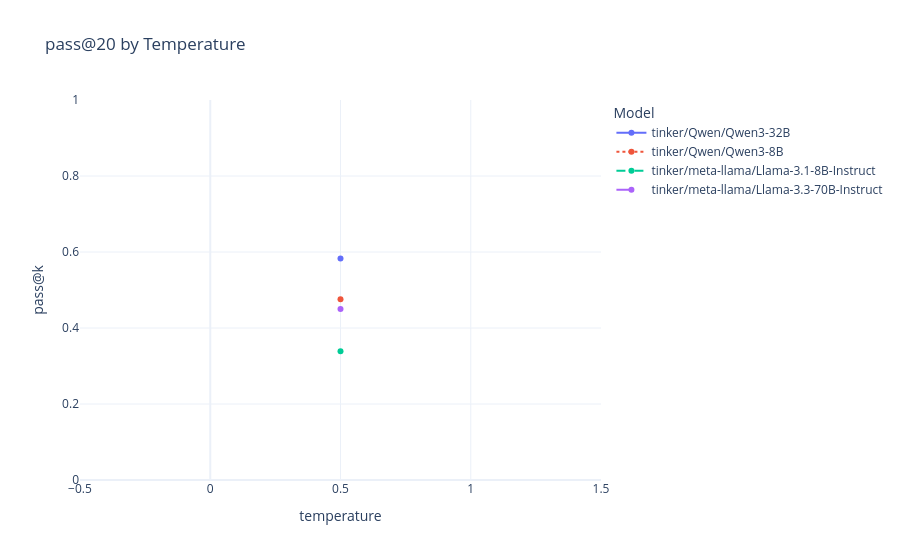

The cell this chart's notebook holds for it:
### Code cell
PLOT_K = max(int(c.split("@")[1]) for c in metric_cols)
temp_df = aggregate.sort_values(["model", "temperature"]).copy()

fig = px.line(
    temp_df,
    x="temperature",
    y=f"pass@{PLOT_K}",
    color="model",
    line_dash="model",
    markers=True,
    title=f"pass@{PLOT_K} by Temperature",
    labels={"temperature": "temperature", f"pass@{PLOT_K}": "pass@k", "model": "Model"},
)
fig.update_traces(line_shape="spline")
fig.update_layout(template="plotly_white", yaxis=dict(range=[0, 1]))
fig.show()

### Figure 1 — Plotly figure (JSON) as saved in the notebook; plotly's stock layout.template omitted (floating-point values rounded to 4 significant figures)
{"data": [{"hovertemplate": "Model=tinker/Qwen/Qwen3-32B<br>temperature=%{x}<br>pass@k=%{y}<extra></extra>", "legendgroup": "tinker/Qwen/Qwen3-32B", "line": {"color": "#636efa", "dash": "solid", "shape": "spline"}, "marker": {"symbol": "circle"}, "mode": "lines+markers", "name": "tinker/Qwen/Qwen3-32B", "orientation": "v", "showlegend": true, "type": "scatter", "x": [0.5], "xaxis": "x", "y": [0.5828], "yaxis": "y"}, {"hovertemplate": "Model=tinker/Qwen/Qwen3-8B<br>temperature=%{x}<br>pass@k=%{y}<extra></extra>", "legendgroup": "tinker/Qwen/Qwen3-8B", "line": {"color": "#EF553B", "dash": "dot", "shape": "spline"}, "marker": {"symbol": "circle"}, "mode": "lines+markers", "name": "tinker/Qwen/Qwen3-8B", "orientation": "v", "showlegend": true, "type": "scatter", "x": [0.5], "xaxis": "x", "y": [0.4757], "yaxis": "y"}, {"hovertemplate": "Model=tinker/meta-llama/Llama-3.1-8B-Instruct<br>temperature=%{x}<br>pass@k=%{y}<extra></extra>", "legendgroup": "tinker/meta-llama/Llama-3.1-8B-Instruct", "line": {"color": "#00cc96", "dash": "dash", "shape": "spline"}, "marker": {"symbol": "circle"}, "mode": "lines+markers", "name": "tinker/meta-llama/Llama-3.1-8B-Instruct", "orientation": "v", "showlegend": true, "type": "scatter", "x": [0.5], "xaxis": "x", "y": [0.3387], "yaxis": "y"}, {"hovertemplate": "Model=tinker/meta-llama/Llama-3.3-70B-Instruct<br>temperature=%{x}<br>pass@k=%{y}<extra></extra>", "legendgroup": "tinker/meta-llama/Llama-3.3-70B-Instruct", "line": {"color": "#ab63fa", "dash": "longdash", "shape": "spline"}, "marker": {"symbol": "circle"}, "mode": "lines+markers", "name": "tinker/meta-llama/Llama-3.3-70B-Instruct", "orientation": "v", "showlegend": true, "type": "scatter", "x": [0.5], "xaxis": "x", "y": [0.4498], "yaxis": "y"}], "layout": {"legend": {"title": {"text": "Model"}, "tracegroupgap": 0}, "title": {"text": "pass@20 by Temperature"}, "xaxis": {"anchor": "y", "domain": [0, 1], "title": {"text": "temperature"}}, "yaxis": {"anchor": "x", "domain": [0, 1], "range": [0, 1], "title": {"text": "pass@k"}}}}
